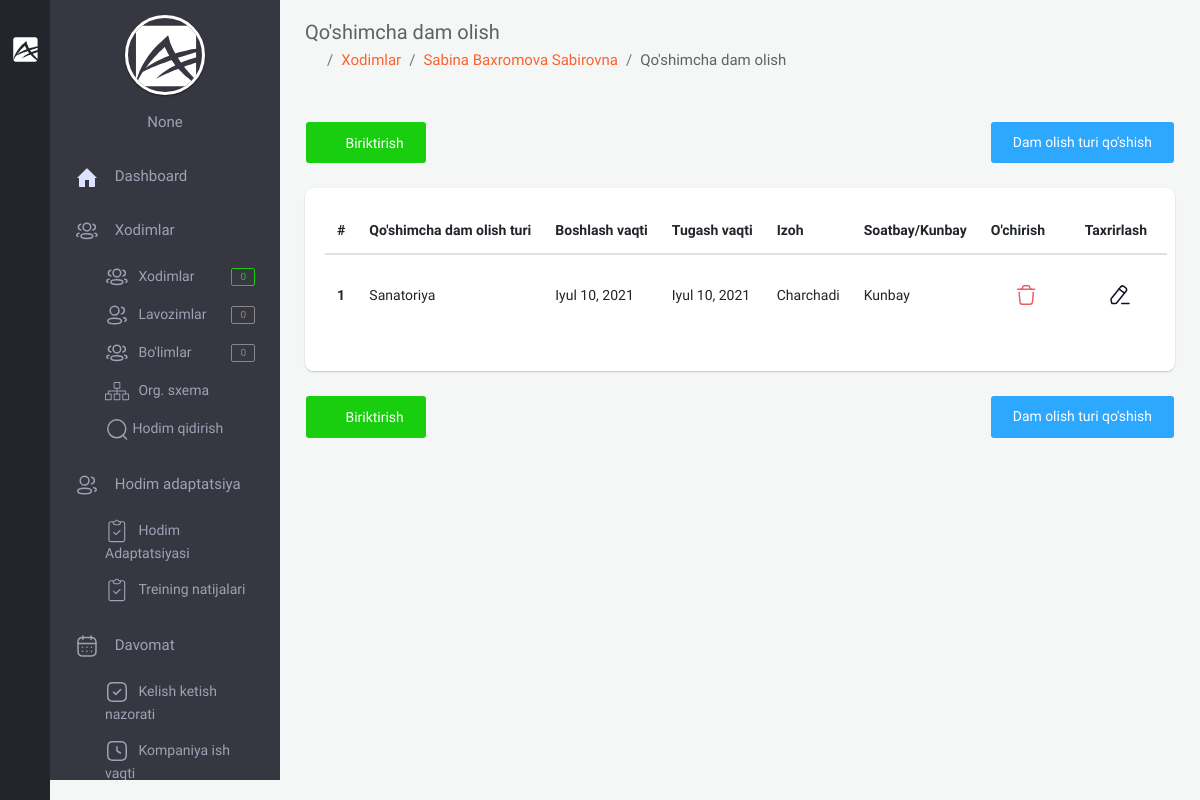
/backoffice/vacation/5 (signed in), run on the app's committed database.
### app/models.py (models this page shows, shortened)
class User(AbstractUser):
    branch = models.ForeignKey(Branch, on_delete=models.CASCADE, null=True, blank=True, verbose_name="Filial")
    company = models.ForeignKey("Company", on_delete=models.CASCADE, null=True, blank=True, verbose_name='Kompaniya')
    is_director = models.BooleanField(default=True)
    created_at = models.DateTimeField(auto_now_add=True)
    class Meta:
        verbose_name_plural = "HR"

class Staff(models.Model):
    GENDER = (
        ('male', 'Erkak'),
        ('female', 'Ayol')
    )
    company = models.ForeignKey(Company, on_delete=models.CASCADE, verbose_name="Kompaniya")
    first_name = models.CharField(null=True, blank=True, max_length=255, verbose_name="Ism")
    second_name = models.CharField(null=True, blank=True, max_length=255, verbose_name="Familiya")
    last_name = models.CharField(null=True, blank=True, max_length=255, verbose_name="Otasining ismi")
    username = models.CharField(null=True, blank=True, max_length=255, verbose_name="Username")
    birth_date = models.DateField(null=True, blank=True, verbose_name="Tug'ilgan sana")
    gender = models.CharField(choices=GENDER, max_length=10, verbose_name="Jinsi")
    password = models.CharField(null=True, blank=True, max_length=255, verbose_name="parol")
    training_url = models.UUIDField(max_length=200, unique=True, null=True, blank=True)
    tabel_number = models.PositiveIntegerField(null=True, blank=True, verbose_name="Tabel raqami")
    start_work_at = models.DateField(null=True, blank=True, verbose_name="Ish boshlagan sana")
    account_number = models.BigIntegerField(null=True, blank=True, verbose_name="Xisob raqami")
    email = models.EmailField(unique=True, verbose_name="Elektron manzil")
    mobile_phone = models.CharField(null=True, blank=True, max_length=15, verbose_name="Mobil telefon")
    home_phone = models.CharField(null=True, blank=True, max_length=15, verbose_name="Uy telefoni")
    work_phone = models.CharField(null=True, blank=True, max_length=15, verbose_name="Ish telefoni")
    address = models.CharField(null=True, blank=True, max_length=255, verbose_name="Uy manzili")
    image = models.ImageField(upload_to='company/staff/image/', null=True, blank=True, verbose_name="Xodimning rasmi")
    qr_code = models.ImageField(upload_to='company/staff/qr_code/', null=True, blank=True,
                                verbose_name="Xodimning qr code")
    department = models.ForeignKey(Department, on_delete=models.CASCADE, verbose_name="Bo'lim")
    position = models.ForeignKey(Position, on_delete=models.CASCADE, verbose_name="Lavozim")
    note = models.CharField(max_length=255, null=True, blank=True, verbose_name="Eslatma")
    created_at = models.DateTimeField(auto_now_add=True)
    class Meta:
        ordering = ['-created_at']
        verbose_name_plural = "Xodimlar"

class Vacation(models.Model):
    vocation_period_type = (
        ('per_hour', 'Soatbay'),
        ('per_day', 'Kunbay')
    )
    vocation_period_types = models.CharField(choices=vocation_period_type, null=True, blank=True, max_length=255,
                                             verbose_name="Turi")
    start_at = models.DateField(verbose_name="Boshlash vaqti")
    end_at = models.DateField(verbose_name="Tugash vaqti")
    vacation_type = models.ForeignKey(VacationType, on_delete=models.CASCADE, verbose_name="Qo'shimcha dam olish turi")
    note = models.CharField(max_length=512, null=True, blank=True, verbose_name="Izoh")
    staff = models.ForeignKey('Staff', on_delete=models.CASCADE, verbose_name="Xodim")
    class Meta:
        verbose_name_plural = "Xodimlaring qo'shimcha dam olish bo'limi"

class VacationType(models.Model):
    name = models.CharField(max_length=255, verbose_name="Nomi")
    create_at = models.DateTimeField(auto_now_add=True)
    company = models.ForeignKey(Company, on_delete=models.CASCADE, null=True, blank=True, verbose_name="Kompaniya")
    class Meta:
        verbose_name_plural = "Xodimlaring qo'shimcha dam olish turi"

### backoffice/views.py (the view, shortened to what this page needs)
# urls.py: path('vacation/<int:pk>', views.VacationCreateView.as_view(), name='vacation'),
class VacationCreateView(LoginRequiredMixin, generic.CreateView):
    template_name = 'backoffice/pages/vacation/list.html'
    form_class = forms.VacationModelForm
    model = models.Vacation
    def get_context_data(self, *, object_list=None, **kwargs):
        ctx = super(VacationCreateView, self).get_context_data(**kwargs)
        staff_id = self.kwargs.get('pk')
        company = self.request.user.company
        ctx['staff'] = models.Staff.objects.get(id=staff_id)
        ctx['vacations'] = models.Vacation.objects.filter(staff_id=staff_id)
        ctx['vacation_types'] = models.VacationType.objects.filter(company=company)
        ctx['staff_id'] = staff_id
        return ctx

### templates/backoffice/pages/vacation/list.html (shortened to what this page needs)
{% extends 'backoffice/base.html' %}
{% block content %}
    <section class="content">
        <div class="container-fluid">
            <div class="block-header">
                <div class="row clearfix">
                    <div class="col-lg-12 col-md-12 col-sm-12">
                        <h2>Qo'shimcha dam olish</h2>
                        <ul class="breadcrumb padding-0">
                            <li class="breadcrumb-item"><a href="{% url 'backoffice-main' %}"><i class="zmdi zmdi-home"></i></a></li>
                            <li class="breadcrumb-item"><a href="{% url 'staff' %}">Xodimlar</a></li>
                            <li class="breadcrumb-item"><a href="{% url 'staff-detail' staff.id %}">{{ staff.first_name}} {{ staff.second_name}} {{ staff.last_name}}</a></li>
                            <li class="breadcrumb-item">Qo'shimcha dam olish</li>
                        </ul>
                    </div>
                </div>
            </div>
            <div class="row clearfix">
                <div class="col-lg-12 col-md-12 col-sm-12">
                    <div class="card">
                        <div class="header">
                                <div class="button-demo js-modal-buttons d-flex justify-content-between">
                                    <button type="button" data-color="pink" data-toggle="modal" data-target="#colorModal"
                                            class="btn btn-success waves-effect"><i class="zmdi zmdi-plus"></i> Biriktirish
                                    </button>
                                    <a href="{% url 'vacation_type' %}" class="btn btn-info waves-effect">Dam olish turi qo'shish</a>
                                </div>
                        </div>
                        <div class="body table-responsive">
                            <table class="table table-hover">
                                <thead>
                                <tr>
                                    <th>#</th>
                                    <th>Qo'shimcha dam olish turi</th>
                                    <th>Boshlash vaqti</th>
                                    <th>Tugash vaqti</th>
                                    <th>Izoh</th>
                                    <th>Soatbay/Kunbay</th>
                                    <th>O'chirish</th>
                                    <th>Taxrirlash</th>
                                </tr>
                                </thead>
                                <tbody>
                                {% for vacantion in vacations %}
                                    <tr>
                                        <th scope="row">{{ vacantion.id }}</th>
                                        <td>{{ vacantion.vacation_type.name }}</td>
                                        <td>{{ vacantion.start_at }}</td>
                                        <td>{{ vacantion.end_at }}</td>
                                        <td>{{ vacantion.note }}</td>
                                        <td>
                                            {% for x,y in form.fields.vocation_period_types.choices %}
                                                {% if vacantion.vocation_period_types == x %}
                                                    {{ y }}
                                                {% endif %}
                                            {% endfor %}
                                        </td>
                                        <td>
                                            <a href="javascript:void(0);" data-color="pink"
                                               data-toggle="modal" data-target="#item_{{ vacantion.id }}"
                                               class="btn btn-neutral waves-effect">
                                        </a>
                                        </td>
                                        <td>
                                            <button type="button" data-color="pink" data-toggle="modal"
                                                    data-target="#colorModal{{ vacantion.id }}"
                                                    class="btn btn-neutral waves-effect">
                                            </button>
                                        </td>
                                    </tr>
                                {% endfor %}
                                </tbody>
                            </table>
                        </div>
                        <div class="header">
                                <div class="button-demo js-modal-buttons d-flex justify-content-between">
                                    <button type="button" data-color="pink" data-toggle="modal" data-target="#colorModal"
                                            class="btn btn-success waves-effect"><i class="zmdi zmdi-plus"></i> Biriktirish
                                    </button>
                                    <a href="{% url 'vacation_type' %}" class="btn btn-info waves-effect">Dam olish turi qo'shish</a>
                                </div>
                        </div>
                    </div>
                </div>
            </div>
        </div>
    </section>
{% endblock %}

### templates/backoffice/parts/minileftbar.html (shortened to what this page needs)
{% load static %}
<aside id="minileftbar" class="minileftbar">
    <ul class="menu_list">
        <li>
            <a href="javascript:void(0);" class="bars" style="display: inline;"></a>
            <a class="navbar-brand" href="{% url 'backoffice-main' %}"><img src="{% static 'backoffice/assets/images/logo.svg' %}" alt="Alpino"></a>
        </li>
        <li><a href="javascript:void(0);" class="menu-sm"><i class="zmdi zmdi-swap"></i></a></li>
        <li><a href="" title="Events"><i class="zmdi zmdi-calendar"></i></a></li>
        <li><a href="" title="Contact List"><i class="zmdi zmdi-account-box-phone"></i></a></li>
        <li><a href="javascript:void(0);" class="fullscreen" data-provide="fullscreen"><i
                class="zmdi zmdi-fullscreen"></i></a></li>
        <li class="power">
            <a href="{% url 'logout' %}" class="mega-menu"><i class="zmdi zmdi-power"></i></a>
        </li>
    </ul>
</aside>
<aside class="right_menu">
    <div id="leftsidebar" class="sidebar">
        <div class="menu">
            <ul class="list">
                <li>
                    <div class="user-info m-b-20">
                        <div class="image">
                        {% if request.user.company.logo_url %}
                            <a href="{% url 'company_update' request.user.company.id %}" class=" waves-effect waves-block"><img src="{% if request.user.company.logo_url %}{{ request.user.company.logo_url }}{% endif %}" alt="User" style="width: 100px;height: 100px;"></a>
                        {% else %}
                            <a href="{% url 'company_update' request.user.company.id %}" class=" waves-effect waves-block"><img src="{% static 'backoffice/assets/images/logo.svg' %}" alt="User"></a>
                        {% endif %}
                        </div>
                        <div class="detail">
                            <p style="color:#9FA2B4;">{{ request.user.company }}</p>
                        </div>
                    </div>
                </li>
                <li><a href="{% url 'backoffice-main' %}" class="toggled waves-effect waves-block">
                    <svg width="24" height="24" viewBox="0 0 24 24" fill="none" xmlns="http://www.w3.org/2000/svg">
                     <path d="M2 13L11.293 3.707C11.6835 3.31662 12.3165 3.31662 12.707 3.707L22 13H20V21C20 21.5523 19.5523 22 19 22H14V15H10V22H5C4.44772 22 4 21.5523 4 21V13H2Z" fill="#DDE2FF"/>
                    </svg>
                    <span>Dashboard</span>
                    </a>
                </li>
                <li><a href="javascript:void(0);" class="menu-toggle waves-effect waves-block toggled">
                    <span>Xodimlar</span></a>
                    <ul class="ml-menu" style="display: block;">
                        <li>
                                <a href="{% url 'staff' %}" class="waves-effect waves-block">
                                    <span>Xodimlar</span>
                                    <span class="badge badge-success float-right">{{ amount_staff }}</span>
                                </a>
                        </li>
                        <li>
                                <a href="{% url 'position' %}" class="waves-effect waves-block">
                                    <span>Lavozimlar</span>
                                    <span class="badge badge-default float-right">{{ position_amounts }}</span>
                                </a>
                        </li>
                        <li>
                                <a href="{% url 'department' %}" class="waves-effect waves-block">
                                    <span>Bo'limlar</span>
                                    <span class="badge badge-default float-right">{{ department_amounts }}</span>
                                </a>
                        </li>
                        <li>
                                <a href="{% url 'staff_org_system' %}" class="waves-effect waves-block">
                                    <span>Org. sxema</span>
                                </a>
                        </li>
                        <li>
                                <a href="{% url 'search_staff' %}" class="waves-effect waves-block">
                                    Hodim qidirish
                                </a>
                        </li>
                    </ul>
                </li>
                <li><a href="javascript:void(0);" class="menu-toggle waves-effect waves-block toggled">
                    <span>Hodim adaptatsiya</span></a>
                    <ul class="ml-menu" style="display: block;">
                        <li>
                            <a href="{% url 'training_info' %}" class=" waves-effect waves-block">
                                <span>Hodim Adaptatsiyasi</span>
                            </a>
                        </li>
                        <li>
                            <a href="{% url 'staff_training_answer' %}" class=" waves-effect waves-block">
                                <span>Treining natijalari</span>
                            </a>
                        </li>
                    </ul>
                </li>
                <li>
                    <a href="javascript:void(0);" class="menu-toggle waves-effect waves-block toggled">
                    <span>Davomat</span></a>
                    <ul class="ml-menu" style="display: block;">
                        <li>
                            <a href="{% url 'control_staff_flow' %}" class=" waves-effect waves-block">
                                <span>Kelish ketish nazorati</span>
                            </a>
                        </li>
                        <li>
                            <a href="{% url 'company_schedule' %}" class=" waves-effect waves-block">
                                <span>Kompaniya ish vaqti</span>
                            </a>
                        </li>
                    </ul>
                </li>
            </ul>
        </div>
    </div>
</aside>

### data on the page
User: user.company "None"
Staff: first_name "Sabina", second_name "Baxromova", last_name "Sabirovna"
Vacation: id "1", vacation_type.name "Sanatoriya", start_at "Iyul 10, 2021", end_at "Iyul 10, 2021", note "Charchadi", choices "Kunbay"

### other printed values
{{ amount_staff }} "0"
{{ position_amounts }} "0"
{{ department_amounts }} "0"
